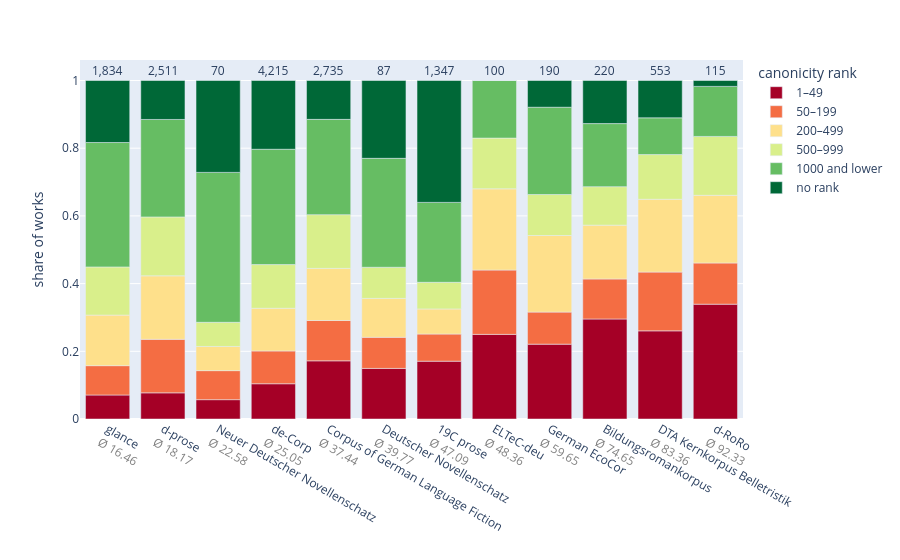

The cell this chart's notebook holds for it:
### Code cell
rank_cols = [
    '1–49', '50–199', '200–499',
    '500–999', '1000 and lower', 'no rank'
]

df_plot = (
    overview_df
    .query("corpus!='01_translated-fiction' and corpus!='03_de-corp-non-fiction' and corpus != '12_diskoclassics'")
    .sort_values(by='mean_canonicity_score')
)

df_plot['corpus'] = df_plot['corpus'].replace({
    '01_german-fiction' : 'Corpus of German Language Fiction',
    '03_de-corp' : 'de-Corp',
    '04_d-prose' : 'd-prose',
    '05_ELTeC-deu' : 'ELTeC-deu',
    '06_romane-der-romantik' : 'd-RoRo',
    '07_bildungsromane' : 'Bildungsromankorpus',
    '08_glance' : 'glance',
    '09_ecocor' : 'German EcoCor',
    '10_19C-prose' : '19C prose',
    '11_dta-belletristik' : 'DTA Kernkorpus Belletristik',
    '12_diskoclassics' : 'Disko Classics',
    '13_deutscher-novellenschatz' : 'Deutscher Novellenschatz',
    '14_neuer-deutscher-novellenschatz' : 'Neuer Deutscher Novellenschatz'
})

# (a) red -> green, one color per segment
colors = px.colors.sample_colorscale('RdYlGn', [i / (len(rank_cols) - 1) for i in range(len(rank_cols))])

fig = px.bar(
    df_plot,
    x='corpus',
    y=rank_cols,
    color_discrete_sequence=colors,
)

# (b) n_work above each stacked bar
totals = df_plot[rank_cols].sum(axis=1)
for corpus, total, n in zip(df_plot['corpus'], totals, df_plot['n_work']):
    fig.add_annotation(
        x=corpus, y=total,
        text=f"{n:,}",
        showarrow=False,
        yshift=10,
    )

# (c) mean canonicity score under each bar, as a second line of the tick label
fig.update_xaxes(
    tickmode='array',
    tickvals=df_plot['corpus'],
    ticktext=[
        f"{c}<br><span style='color:grey'>Ø {s:.2f}</span>"
        for c, s in zip(df_plot['corpus'], df_plot['mean_canonicity_score'])
    ],
)

fig.update_layout(
    margin=dict(t=60),
    yaxis_title='share of works',
    xaxis_title=None,
    legend_title='canonicity rank'
)
fig.show()

### Figure 1 — Plotly figure (JSON) as saved in the notebook; plotly's stock layout.template omitted (floating-point values rounded to 4 significant figures)
{"data": [{"hovertemplate": "variable=1–49<br>corpus=%{x}<br>value=%{y}<extra></extra>", "legendgroup": "1–49", "marker": {"color": "rgb(165, 0, 38)", "pattern": {"shape": ""}}, "name": "1–49", "orientation": "v", "showlegend": true, "textposition": "auto", "type": "bar", "x": ["glance", "d-prose", "Neuer Deutscher Novellenschatz", "de-Corp", "Corpus of German Language Fiction", "Deutscher Novellenschatz", "19C prose", "ELTeC-deu", "German EcoCor", "Bildungsromankorpus", "DTA Kernkorpus Belletristik", "d-RoRo"], "xaxis": "x", "y": [0.07088, 0.07726, 0.05714, 0.1042, 0.1718, 0.1494, 0.1707, 0.25, 0.2211, 0.2955, 0.2604, 0.3391], "yaxis": "y"}, {"hovertemplate": "variable=50–199<br>corpus=%{x}<br>value=%{y}<extra></extra>", "legendgroup": "50–199", "marker": {"color": "rgb(244, 109, 67)", "pattern": {"shape": ""}}, "name": "50–199", "orientation": "v", "showlegend": true, "textposition": "auto", "type": "bar", "x": ["glance", "d-prose", "Neuer Deutscher Novellenschatz", "de-Corp", "Corpus of German Language Fiction", "Deutscher Novellenschatz", "19C prose", "ELTeC-deu", "German EcoCor", "Bildungsromankorpus", "DTA Kernkorpus Belletristik", "d-RoRo"], "xaxis": "x", "y": [0.0867, 0.1581, 0.08571, 0.0968, 0.1192, 0.09195, 0.08018, 0.19, 0.09474, 0.1182, 0.1736, 0.1217], "yaxis": "y"}, {"hovertemplate": "variable=200–499<br>corpus=%{x}<br>value=%{y}<extra></extra>", "legendgroup": "200–499", "marker": {"color": "rgb(254, 224, 139)", "pattern": {"shape": ""}}, "name": "200–499", "orientation": "v", "showlegend": true, "textposition": "auto", "type": "bar", "x": ["glance", "d-prose", "Neuer Deutscher Novellenschatz", "de-Corp", "Corpus of German Language Fiction", "Deutscher Novellenschatz", "19C prose", "ELTeC-deu", "German EcoCor", "Bildungsromankorpus", "DTA Kernkorpus Belletristik", "d-RoRo"], "xaxis": "x", "y": [0.1494, 0.1876, 0.07143, 0.1262, 0.1539, 0.1149, 0.07424, 0.24, 0.2263, 0.1591, 0.2152, 0.2], "yaxis": "y"}, {"hovertemplate": "variable=500–999<br>corpus=%{x}<br>value=%{y}<extra></extra>", "legendgroup": "500–999", "marker": {"color": "rgb(217, 239, 139)", "pattern": {"shape": ""}}, "name": "500–999", "orientation": "v", "showlegend": true, "textposition": "auto", "type": "bar", "x": ["glance", "d-prose", "Neuer Deutscher Novellenschatz", "de-Corp", "Corpus of German Language Fiction", "Deutscher Novellenschatz", "19C prose", "ELTeC-deu", "German EcoCor", "Bildungsromankorpus", "DTA Kernkorpus Belletristik", "d-RoRo"], "xaxis": "x", "y": [0.1423, 0.174, 0.07143, 0.1291, 0.1587, 0.09195, 0.07869, 0.15, 0.1211, 0.1136, 0.132, 0.1739], "yaxis": "y"}, {"hovertemplate": "variable=1000 and lower<br>corpus=%{x}<br>value=%{y}<extra></extra>", "legendgroup": "1000 and lower", "marker": {"color": "rgb(102, 189, 99)", "pattern": {"shape": ""}}, "name": "1000 and lower", "orientation": "v", "showlegend": true, "textposition": "auto", "type": "bar", "x": ["glance", "d-prose", "Neuer Deutscher Novellenschatz", "de-Corp", "Corpus of German Language Fiction", "Deutscher Novellenschatz", "19C prose", "ELTeC-deu", "German EcoCor", "Bildungsromankorpus", "DTA Kernkorpus Belletristik", "d-RoRo"], "xaxis": "x", "y": [0.3675, 0.2879, 0.4429, 0.3407, 0.2815, 0.3218, 0.2361, 0.17, 0.2579, 0.1864, 0.1085, 0.1478], "yaxis": "y"}, {"hovertemplate": "variable=no rank<br>corpus=%{x}<br>value=%{y}<extra></extra>", "legendgroup": "no rank", "marker": {"color": "rgb(0, 104, 55)", "pattern": {"shape": ""}}, "name": "no rank", "orientation": "v", "showlegend": true, "textposition": "auto", "type": "bar", "x": ["glance", "d-prose", "Neuer Deutscher Novellenschatz", "de-Corp", "Corpus of German Language Fiction", "Deutscher Novellenschatz", "19C prose", "ELTeC-deu", "German EcoCor", "Bildungsromankorpus", "DTA Kernkorpus Belletristik", "d-RoRo"], "xaxis": "x", "y": [0.1832, 0.1151, 0.2714, 0.2031, 0.1148, 0.2299, 0.3601, 0.0, 0.07895, 0.1273, 0.1103, 0.01739], "yaxis": "y"}], "layout": {"annotations": [{"showarrow": false, "text": "1,834", "x": "glance", "y": 1.0, "yshift": 10}, {"showarrow": false, "text": "2,511", "x": "d-prose", "y": 1, "yshift": 10}, {"showarrow": false, "text": "70", "x": "Neuer Deutscher Novellenschatz", "y": 1, "yshift": 10}, {"showarrow": false, "text": "4,215", "x": "de-Corp", "y": 1.0, "yshift": 10}, {"showarrow": false, "text": "2,735", "x": "Corpus of German Language Fiction", "y": 1, "yshift": 10}, {"showarrow": false, "text": "87", "x": "Deutscher Novellenschatz", "y": 1, "yshift": 10}, {"showarrow": false, "text": "1,347", "x": "19C prose", "y": 1, "yshift": 10}, {"showarrow": false, "text": "100", "x": "ELTeC-deu", "y": 1, "yshift": 10}, {"showarrow": false, "text": "190", "x": "German EcoCor", "y": 1, "yshift": 10}, {"showarrow": false, "text": "220", "x": "Bildungsromankorpus", "y": 1, "yshift": 10}, {"showarrow": false, "text": "553", "x": "DTA Kernkorpus Belletristik", "y": 1.0, "yshift": 10}, {"showarrow": false, "text": "115", "x": "d-RoRo", "y": 1, "yshift": 10}], "barmode": "relative", "legend": {"title": {"text": "canonicity rank"}, "tracegroupgap": 0}, "margin": {"t": 60}, "xaxis": {"anchor": "y", "domain": [0, 1], "tickmode": "array", "ticktext": ["glance<br><span style='color:grey'>Ø 16.46</span>", "d-prose<br><span style='color:grey'>Ø 18.17</span>", "Neuer Deutscher Novellenschatz<br><span style='color:grey'>Ø 22.58</span>", "de-Corp<br><span style='color:grey'>Ø 25.05</span>", "Corpus of German Language Fiction<br><span style='color:grey'>Ø 37.44</span>", "Deutscher Novellenschatz<br><span style='color:grey'>Ø 39.77</span>", "19C prose<br><span style='color:grey'>Ø 47.09</span>", "ELTeC-deu<br><span style='color:grey'>Ø 48.36</span>", "German EcoCor<br><span style='color:grey'>Ø 59.65</span>", "Bildungsromankorpus<br><span style='color:grey'>Ø 74.65</span>", "DTA Kernkorpus Belletristik<br><span style='color:grey'>Ø 83.36</span>", "d-RoRo<br><span style='color:grey'>Ø 92.33</span>"], "tickvals": ["glance", "d-prose", "Neuer Deutscher Novellenschatz", "de-Corp", "Corpus of German Language Fiction", "Deutscher Novellenschatz", "19C prose", "ELTeC-deu", "German EcoCor", "Bildungsromankorpus", "DTA Kernkorpus Belletristik", "d-RoRo"], "title": {}}, "yaxis": {"anchor": "x", "domain": [0, 1], "title": {"text": "share of works"}}}}
